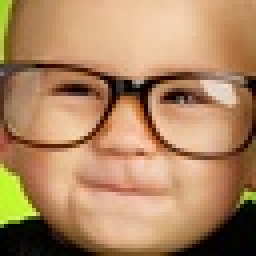
#> input picture dataset/dataset_sample/training_set/0_happiness/138904.jpg, 64 x 64 px, given in place of 0_happiness, which was not available (shown 4 times larger)
$ python preprocess_single_image.py ../dataset/dataset_sample/training_set/0_happiness
#> lines starting #> are read from the running program, lines starting #| are printed output that depends on the picture; pictures that were not available may be replaced by others from this repository, and a replacement may not be noted
#!/usr/bin/env python3
"""
Script to preprocess a single image before we feed it into the model.

How to use (from project root):
    python data_processing/preprocess_single_image.py image.jpg
    python data_processing/preprocess_single_image.py --output ./results image.jpg
    python data_processing/preprocess_single_image.py --numpy image.jpg

It resizes to 64x64, converts to RGB, and normalizes to 0-1.
"""

import cv2
import numpy as np
from pathlib import Path
import argparse

# settings
TARGET_SIZE = (64, 64)
CLAHE_CLIP_LIMIT = 2.0
CLAHE_TILE_GRID_SIZE = (8, 8)


class ImagePreprocessor:
    # simple class for prepping images (no face detection here)

    def __init__(self):
        self.clahe = cv2.createCLAHE(
            clipLimit=CLAHE_CLIP_LIMIT,
            tileGridSize=CLAHE_TILE_GRID_SIZE
        )


    def grayscale_to_rgb(self, image):
        # need 3 channels for the model even if it's gray
        if len(image.shape) == 2:
            return cv2.cvtColor(image, cv2.COLOR_GRAY2RGB)
        if image.shape[2] == 4:
            return cv2.cvtColor(image, cv2.COLOR_BGRA2RGB)
        return cv2.cvtColor(image, cv2.COLOR_BGR2RGB)

    def apply_clahe(self, image):
        # fix lighting issues
        lab = cv2.cvtColor(image, cv2.COLOR_RGB2LAB)
        lab[:, :, 0] = self.clahe.apply(lab[:, :, 0])
        return cv2.cvtColor(lab, cv2.COLOR_LAB2RGB)

    def resize_and_normalize(self, image):
        # standard resize and scale to 0-1
        resized = cv2.resize(image, TARGET_SIZE, interpolation=cv2.INTER_AREA)
        return resized.astype(np.float32) / 255.0

    def process_image(self, image_path):
        # run through the whole pipeline
        try:
            image = cv2.imread(str(image_path))
            if image is None:
                return None, "Failed to load image"

            # step by step pipeline
            rgb = self.grayscale_to_rgb(image)
            enhanced = self.apply_clahe(rgb)
            normalized = self.resize_and_normalize(enhanced)

            return normalized, "Success"

        except Exception as e:
            return None, f"Error: {str(e)}"


def save_processed_image(processed, output_path, as_numpy=False):
    # save result as PNG or npy file
    if as_numpy:
        np.save(output_path.with_suffix('.npy'), processed)
    else:
        image_uint8 = (processed * 255).astype(np.uint8)
        image_bgr = cv2.cvtColor(image_uint8, cv2.COLOR_RGB2BGR)
        cv2.imwrite(str(output_path.with_suffix('.png')), image_bgr)


def main():
    parser = argparse.ArgumentParser(
        description='Preprocess images with basic pipeline'
    )
    parser.add_argument('images', nargs='+', help='Input image paths')
    parser.add_argument('--output', '-o', default='./preprocessed_output',
                       help='Output directory')
    parser.add_argument('--numpy', action='store_true',
                       help='Save as .npy instead of PNG')
    parser.add_argument('--visualize', action='store_true',
                       help='Show before/after visualization')
    args = parser.parse_args()

    # check if files actually exist
    image_paths = [Path(p) for p in args.images]
    for path in image_paths:
        if not path.exists():
            print(f"Image not found: {path}")
            return

    output_dir = Path(args.output)
    output_dir.mkdir(parents=True, exist_ok=True)

    print("\n" + "="*60)
    print("Basic Image Preprocessing Pipeline")
    print("="*60)
    processor = ImagePreprocessor()

    # process the images one by one
    results = []
    for img_path in image_paths:
        print(f"\nProcessing: {img_path.name}... ", end='')
        processed, status = processor.process_image(img_path)
#> in process_image, image is the input picture: shape (64, 64, 3); mean B, G, R 97.7, 134.7, 175.1
#> in apply_clahe, `lab = cv2.cvtColor(image, cv2.COLOR_RGB2LAB)`: lab: shape (64, 64, 3); mean of channels 0, 1, 2 149.2, 138.9, 153.4
#> in apply_clahe, `lab[:, :, 0] = self.clahe.apply(lab[:, :, 0])`: lab: shape (64, 64, 3); mean of channels 0, 1, 2 147.9, 138.9, 153.4
#> in apply_clahe, `return cv2.cvtColor(lab, cv2.COLOR_LAB2RGB)`:
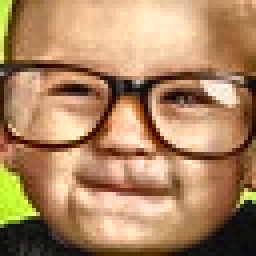
#> returned value: shape (64, 64, 3) (shown 4 times larger); mean R, G, B 173, 134.3, 97.7
#> in resize_and_normalize, `return resized.astype(np.float32) / 255.0`:
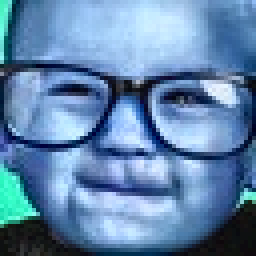
#> returned value: shape (64, 64, 3) float32 (shown 4 times larger); mean of channels 0, 1, 2 0.678, 0.527, 0.383; drawn as B, G, R
#> status = 'Success'

        if processed is not None:
            output_path = output_dir / f"{img_path.stem}_preprocessed"
            save_processed_image(processed, output_path, args.numpy)
            ext = '.npy' if args.numpy else '.png'
            print(f"OK -> {output_path.with_suffix(ext)}")
            results.append((img_path, processed, True))
        else:
            print(f"FAILED: {status}")
            results.append((img_path, None, False))

    # show how it went
    successful = sum(1 for *_, ok in results if ok)
#> successful = 1
    print(f"\n{'='*60}")
    print(f"Done: {successful}/{len(results)} successful")
#| Done: 1/1 successful
    print(f"Output: {output_dir} (64x64 RGB, normalized [0,1])")
    print("="*60)

    # plot results if requested
    if args.visualize and successful > 0:
        try:
            import matplotlib.pyplot as plt
            viz_results = [(p, img) for p, img, ok in results if ok]
            n = len(viz_results)
            fig, axes = plt.subplots(n, 2, figsize=(8, 3*n))
            if n == 1:
                axes = axes.reshape(1, -1)

            for idx, (orig_path, processed) in enumerate(viz_results):
                original = cv2.cvtColor(cv2.imread(str(orig_path)), cv2.COLOR_BGR2RGB)
                axes[idx, 0].imshow(original)
                axes[idx, 0].set_title(f'Original: {orig_path.name}')
                axes[idx, 0].axis('off')
                axes[idx, 1].imshow(processed)
                axes[idx, 1].set_title('Preprocessed (64x64)')
                axes[idx, 1].axis('off')

            plt.tight_layout()
            viz_path = output_dir / 'visualization.png'
            plt.savefig(viz_path, dpi=150)
            print(f"Visualization: {viz_path}")
            plt.show()
        except ImportError:
            print("Matplotlib not installed. Skipping visualization.")


if __name__ == "__main__":
    main()

$ run again, on dataset/dataset_sample/training_set/0_happiness/152209.jpg
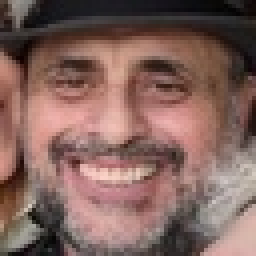
#> input picture dataset/dataset_sample/training_set/0_happiness/152209.jpg, 64 x 64 px, given in place of 0_happiness, which was not available (shown 4 times larger)
#> in process_image, image is the input picture: shape (64, 64, 3); mean B, G, R 92.6, 99.3, 130
#> in apply_clahe, `return cv2.cvtColor(lab, cv2.COLOR_LAB2RGB)`:
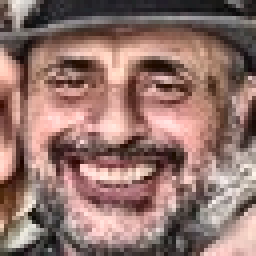
#> returned value: shape (64, 64, 3) (shown 4 times larger); mean R, G, B 146, 115.2, 108.3
#> in resize_and_normalize, `return resized.astype(np.float32) / 255.0`:
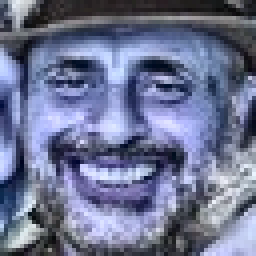
#> returned value: shape (64, 64, 3) float32 (shown 4 times larger); mean of channels 0, 1, 2 0.573, 0.452, 0.425; drawn as B, G, R
#> status = 'Success'
#> successful = 1
#| Done: 1/1 successful

$ run again, on dataset/dataset_sample/training_set/0_happiness/160750.jpg
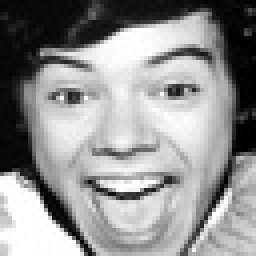
#> input picture dataset/dataset_sample/training_set/0_happiness/160750.jpg, 64 x 64 px, given in place of 0_happiness, which was not available (shown 4 times larger)
#> in process_image, image is the input picture: shape (64, 64, 3); min 0, max 255, mean 145.6
#> in apply_clahe, `return cv2.cvtColor(lab, cv2.COLOR_LAB2RGB)`:
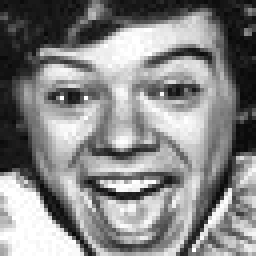
#> returned value: shape (64, 64, 3) (shown 4 times larger); mean R, G, B 134.2, 134.2, 134.2
#> status = 'Success'
#> successful = 1
#| Done: 1/1 successful
